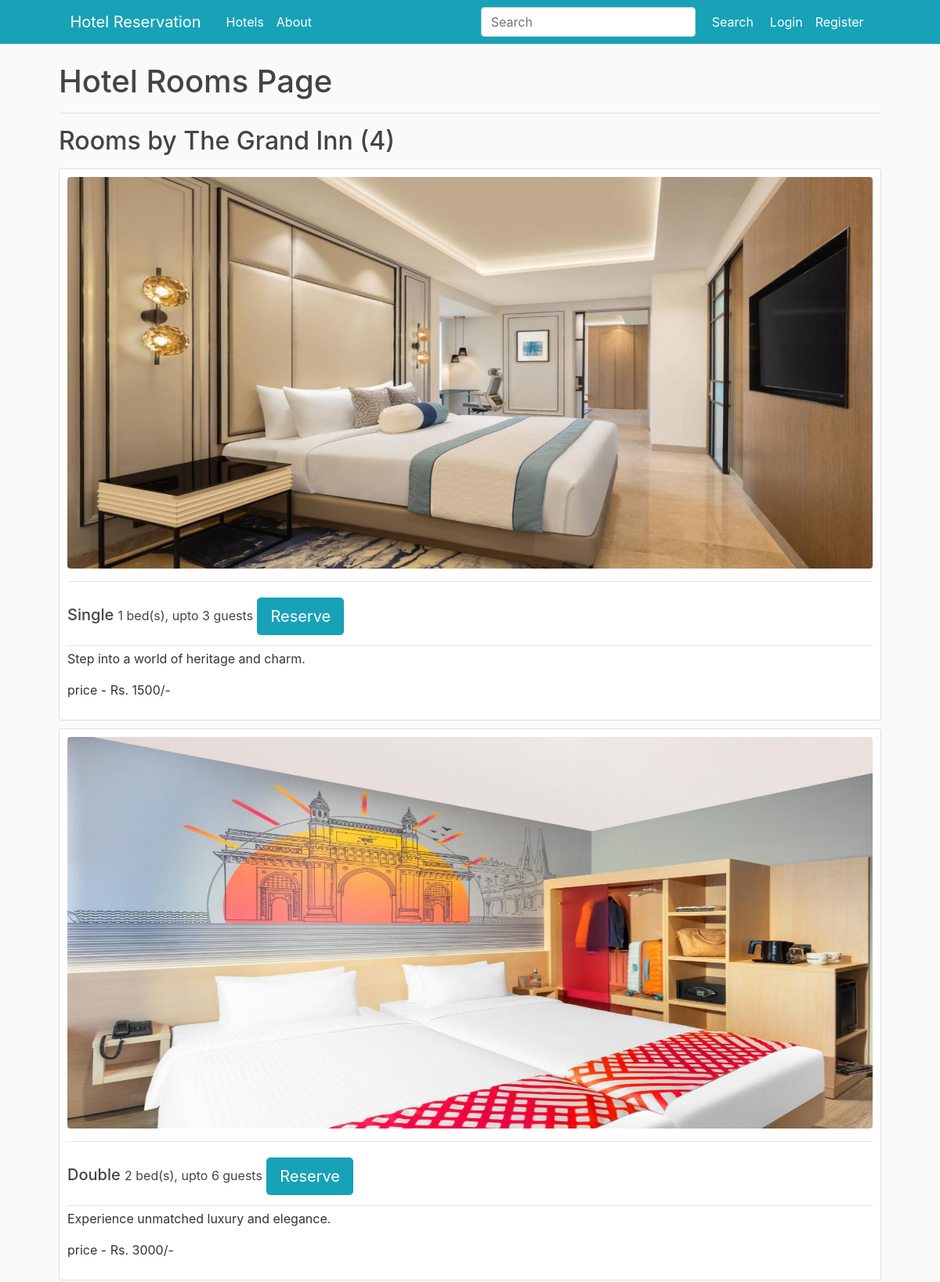
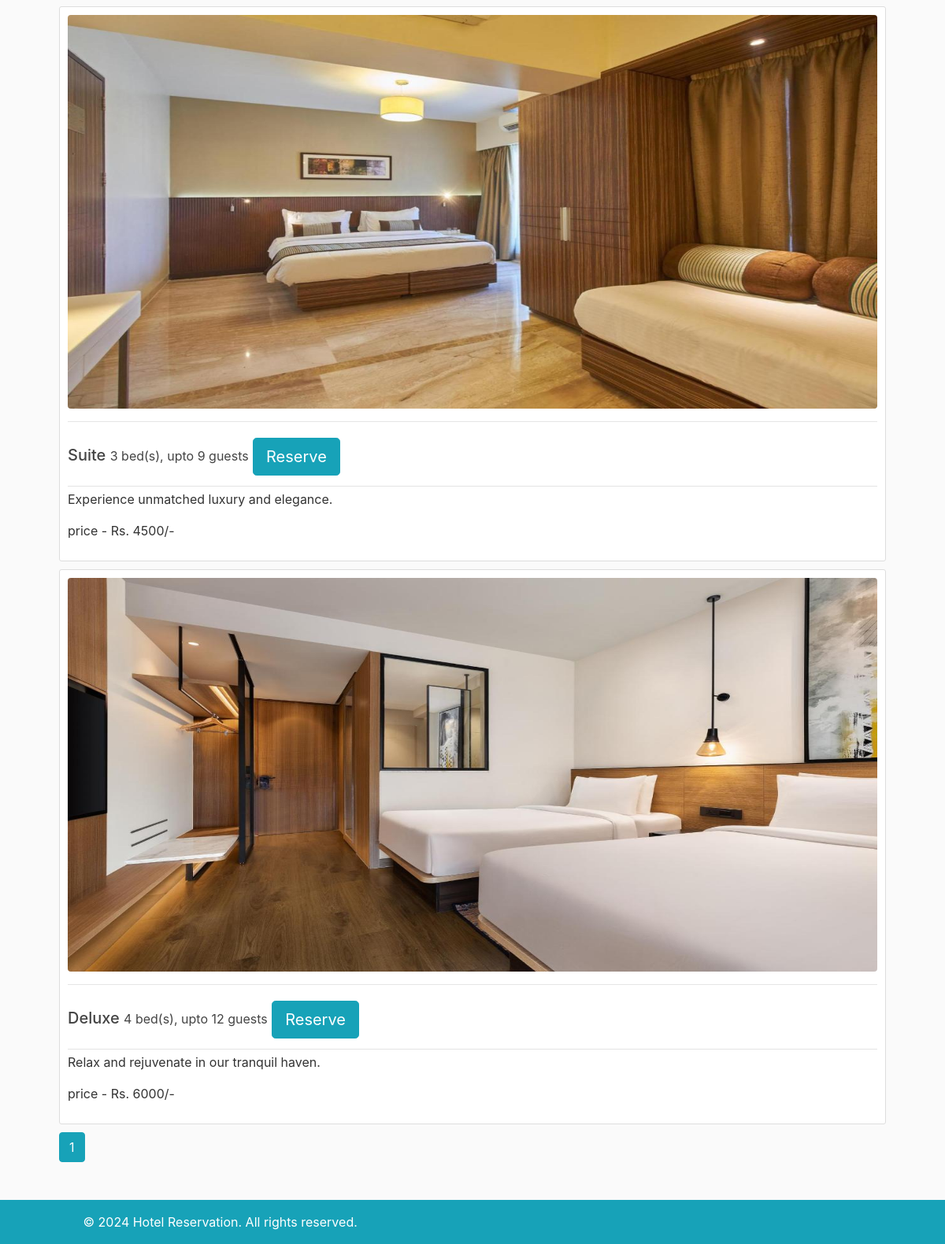
The app's page /hotels/97/ with its own data (2 pictures, top to bottom).
### hotelreservation/models.py (models this page shows, shortened)
class Hotel(db.Model):
    id = db.Column(db.Integer, primary_key=True)
    name = db.Column(db.String(100), nullable=False)
    date_posted = db.Column(db.DateTime, nullable=False, default=datetime.utcnow)
    type = db.Column(db.String(20), nullable=False)
    description = db.Column(db.Text, nullable=False)
    image_file = db.Column(db.String(20), nullable=False, default="default.jpg")
    city = db.Column(db.String(50), nullable=False)
    state = db.Column(db.String(50), nullable=False)
    contact = db.Column(db.String(10), nullable=False)
    rooms = db.relationship("Room", backref="hotel", lazy=True)
    reservations = db.relationship("Reservation", backref="hotel", lazy="dynamic")

class Room(db.Model):
    id = db.Column(db.Integer, primary_key=True)
    number = db.Column(db.String(10), nullable=False)
    date_posted = db.Column(db.DateTime, nullable=False, default=datetime.utcnow)
    type = db.Column(db.String(20), nullable=False)
    description = db.Column(db.Text, nullable=False)
    image_file = db.Column(db.String(20), nullable=False, default="default.jpg")
    availability_status = db.Column(db.Boolean, nullable=False, default=True)
    price = db.Column(db.Integer, nullable=False)
    capacity = db.Column(db.Integer, nullable=False)
    hotel_id = db.Column(db.Integer, db.ForeignKey("hotel.id"), nullable=False)
    reservations = db.relationship("Reservation", backref="room", lazy="dynamic")

### hotelreservation/hotels/views.py (the view)
@hotels.route("/hotels/<int:hotel_id>/")
def hotel_rooms(hotel_id):
    page = request.args.get("page", 1, type=int)
    hotel = Hotel.query.get_or_404(hotel_id)
    rooms = Room.query.filter_by(hotel=hotel).group_by(Room.type).order_by(Room.price.asc()).paginate(page=page, per_page=5)
    return render_template("hotel_rooms.html", title="Hotel Rooms", block_title="Hotel Rooms Page", rooms=rooms, hotel=hotel)

### hotelreservation/templates/hotel_rooms.html
{% extends "base.html" %}
{% block content %}
    <h1>{{ block_title }}</h1><hr>
    <h2 class="mb-3">Rooms by {{ hotel.name }} ({{ rooms.total }})</h2>
    {% for room in rooms.items %}
        <article class="media content-section">
            <div class="media-body">
                <div class="image-container">
                    <a class="article-title" href="{{ url_for('rooms.room_reservations', room_id=room.id) }}">
                        <img class="img-fluid rounded" src="{{ url_for('static', filename='room_images/' + room.image_file) }}" alt="{{ room.name }}">
                    </a>
                </div><hr>
                <div class="article-metadata">
                    <h5>
                        {{ room.type }}
                        <small class="article-content">{{ room.capacity }} bed(s), upto {{ room.capacity * 3 }} guests</small>
                        <a class="btn btn-info btn-lg mt-1 mb-1" href="{{ url_for('reservations.create_reservation', room_id=room.id) }}">Reserve</a>
                    </h5>
                </div>
                <p class="article-content">{{ room.description }}</p>
                <p class="article-content">price - Rs. {{ room.price }}/-</p>
            </div>
        </article>
    {% endfor %}
    {% for page_num in rooms.iter_pages(left_edge=1, right_edge=1, left_current=1, right_current=2) %}
      {% if page_num %}
        {% if rooms.page == page_num %}
          <a class="btn btn-info mb-4" href="{{ url_for('hotels.hotel_rooms', hotel_id=hotel.id, page=page_num) }}">{{ page_num }}</a>
        {% else %}
          <a class="btn btn-outline-info mb-4" href="{{ url_for('hotels.hotel_rooms', hotel_id=hotel.id, page=page_num) }}">{{ page_num }}</a>
        {% endif %}
      {% else %}
        ...
      {% endif %}
    {% endfor %}
{% endblock content %}

### hotelreservation/templates/base.html (shortened to what this page needs)
<!DOCTYPE html>
<html lang="en">
<head>
    <link rel="stylesheet" href="https://maxcdn.bootstrapcdn.com/bootstrap/4.0.0/css/bootstrap.min.css">
    <link rel="stylesheet" type="text/css" href="{{ url_for('static', filename='main.css') }}">
</head>
<body>
    <header class="site-header">
      <nav class="navbar navbar-expand-md navbar-dark bg-steel fixed-top">
        <div class="container">
          <a class="navbar-brand mr-4" href="/">Hotel Reservation</a>
          <div class="collapse navbar-collapse" id="navbarToggle">
            <div class="navbar-nav mr-auto">
              <a class="nav-item nav-link" href="{{ url_for('main.home') }}">Hotels</a>
              <a class="nav-item nav-link" href="{{ url_for('main.about') }}">About</a>
            </div>
            <div class="navbar-nav">
            <form class="form-inline my-2 my-lg-0">
                <input class="form-control mr-sm-2" type="search" placeholder="Search" aria-label="Search">
                <button class="btn btn-info my-2 my-sm-0" type="submit">Search</button>
            </form>
              {% if current_user.is_authenticated %}
                <a class="nav-item nav-link" href="{{ url_for('users.user_reservations', username=current_user.username) }}">My Reservations</a>
                <a class="nav-item nav-link" href="{{ url_for('users.account') }}">Account</a>
                <a class="nav-item nav-link" href="{{ url_for('users.logout') }}">Logout</a>
              {% else %}
                <a class="nav-item nav-link" href="{{ url_for('users.login') }}">Login</a>
                <a class="nav-item nav-link" href="{{ url_for('users.register') }}">Register</a>
              {% endif %}
            </div>
          </div>
        </div>
      </nav>
    </header>
    <main role="main" class="container">
      <div class="row">
        <div class="col-lg-12">
          {% block content %}{% endblock %}
        </div>
      </div>
    </main>
    <footer class="site-header">
      <nav class="navbar navbar-expand-md navbar-dark bg-steel fixed-bottom">
        <div class="container">
            <span class="footer-text nav-item nav-link">&copy; 2024 Hotel Reservation. All rights reserved.</span>
        </div>
      </nav>
    </footer>
</body>
</html>

### hotelreservation/static/main.css (style rules this page uses)
body { background: #fafafa; color: #333333; margin-top: 5rem; margin-bottom: 5rem; }
.container { width: 90%; }
.container img { text-align: center; width: 100%; height: 500px; }
.footer-text { text-align: center; color: #ffffff; }
h1, h2, h3, h4, h5, h6 { color: #444444; }
.bg-steel { background: #17a2b8; }
.site-header .navbar-nav .nav-link { color: #ffffff; }
.content-section { background: #ffffff; padding: 10px 10px; border: 1px solid #dddddd; border-radius: 3px; margin-bottom: 10px; }
.article-title { color: #444444; }
.article-content { white-space: pre-line; }
.article-metadata { padding-bottom: 1px; margin-bottom: 4px; border-bottom: 1px solid #e3e3e3 }

### records on screen
Hotel: name "The Grand Inn"
Room: image_file (picture), type "Single", capacity "1", room.capacity*3 "3", description "Step into a world of heritage and charm.", price "1500"
Room: image_file (picture), type "Double", capacity "2", room.capacity*3 "6", description "Experience unmatched luxury and elegance.", price "3000"
Room: image_file (picture), type "Suite", capacity "3", room.capacity*3 "9", description "Experience unmatched luxury and elegance.", price "4500"
Room: image_file (picture), type "Deluxe", capacity "4", room.capacity*3 "12", description "Relax and rejuvenate in our tranquil haven.", price "6000"

### other values on screen
{{ block_title }} "Hotel Rooms Page"
{{ rooms.total }} "4"
{{ page_num }} "1"
